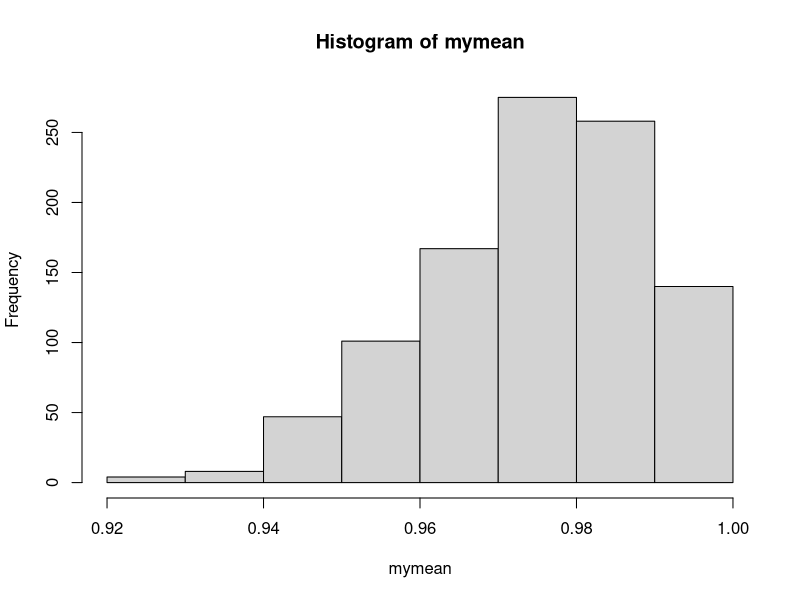

The R source for this figure:
# Non parametric method
# CLT cannot be used if interested variable is not about mean and variance
# We may not know if a sample size is large enough when we do not know the distribution of the population
# We can use bootstrap instead
# bootstrap assumes that the variant of sample responses we have is the population
# meaning that we can replicate the sample infinitely to obtain the population
# then we sample the generated population many many times to obtain the information

# more than 1 car survey: 100 samples, 98 more than 1 car, 2 no more than 1 car.
x <- rep(c(0,1),c(2,98))

x.bar <- mean(x)
x.sd <- sd(x)
x.n <- length(x)

x.lo <- x.bar - (1.96*x.sd/sqrt(x.n))
x.hi <- x.bar + (1.96*x.sd/sqrt(x.n))

# bootstrap
set.seed(20202020)
mymean <- numeric(1000)
for (i in 1:1000) {
  s1 <- sample(x, size = x.n, replace = T)
  mymean[i] <- mean(s1)
}

mean(mymean)
quantile(mymean,c(0.025,.975))
hist(mymean)

# another example

x <- c(1.3,7.2,5.7,4.8,2.9) # original sample
b <- 1000 # number of bootstrap samples


x.boot <- array(sample(x, replace = T, size = b * length(x)), 
                dim = c(b, length(x)))

x.means <- apply(x.boot,1,mean)

mean(x.means)
sd(x.means)
quantile(x.means,c(.025,.975))